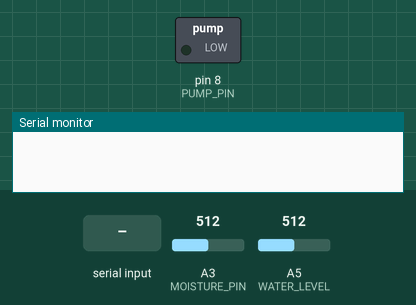
This sketch was run on a simulated Arduino Uno, built with avr-gcc and run on an emulated ATmega328P. On the bench: switched loads named in the sketch (green lamp = pin HIGH), the last lines printed to the serial monitor. The test bench sets the inputs (shaded band); at power-on: A3 (MOISTURE_PIN) = 512, A5 (WATER_LEVEL) = 512. Pins used as bus, display or sensor lines are not drawn.

Above: at 1.2 s.
1.3 s: "1" received over Serial
At 22.4 s:
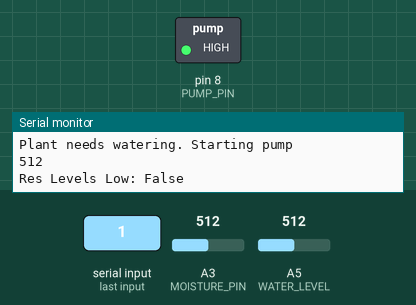
Timing chart, 0 to 28.5 s (numbered marks = the images above; inputs shaded):
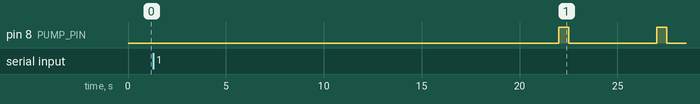

The sketch:

IOT_Sec_Project.ino.ino
```cpp
//DATA LINES
#define WATER_LEVEL         A5
#define MOISTURE_PIN        A3

//POWER LINES
#define WATER_SENS_POWER    7
#define MOISTURE_POWER      4
#define PUMP_PIN            8

//USER DEFINED THRESHOLDS
#define RES_LEVEL_THRESHOLD 250
#define MOISTURE_THRESHOLD  500

//SERIAL SETUP
#define BAUD_RATE           115200
#define SEND_DATA           "5"

//MOISTURE CAPTURE DELAY TIMEOUT/SETUP
unsigned long previousCaptureTime = millis();
#define CAPTURE_DELAY 20000//Every 20 seconds

//PING TIMEOUT SETUP
#define PING_DELAY 5000
unsigned long previousPingTime = millis();

void setup() {
  //PIN MODES

  //OUTPUTS
  pinMode(WATER_SENS_POWER,   OUTPUT);
  pinMode(MOISTURE_POWER,     OUTPUT);
  pinMode(PUMP_PIN,           OUTPUT);

  //INPUTS
  pinMode(WATER_LEVEL,        INPUT);
  pinMode(MOISTURE_PIN,       INPUT);

  //DEFAULTS
  digitalWrite(WATER_SENS_POWER,  LOW);
  digitalWrite(MOISTURE_POWER,    LOW);
  digitalWrite(PUMP_PIN,          LOW);

  //Serial SETUP
  Serial.begin(BAUD_RATE);
  Serial.setTimeout(10);
}
/*
//============================================\\

  Every X mins check moisture

    IF LOW:
      TURN ON PUMP
      CHECK RES LEVEL
        IF RES LEVEL LOW:
          ALERT USER
        IF RES LEVEL HIGH:
          NOTHING

    IF HIGH:
      NOTHING


  IF RASP PI PING ARDUINO:
    Check moisture & send results to user
        AFTER DATA SENT:
          CHECK MOISTURE LOGIC


\\=============================================//
*/

/*
FUNCTION:
* To avoid constant pinging that could destroy logic I implemented a ping timeout.
* User can only ping the arduino every PING_DELAY milliseconds.
*
RETURN VALUES:
  - True  =>   If PING_DELAY milliseconds HAS passed since last ping.
  - False =>   If PING_DELAY milliseconds HAS NOT passed since last ping.
*/

bool Allow_Ping(){
  unsigned long timeNow = millis();
  if((timeNow - previousPingTime) > PING_DELAY){
    previousPingTime += PING_DELAY;
    return true;
  } else {
    return false;
  }
}


/*
FUNCTION:
* This is a check to see if CAPTURE_DELAY milliseconds has passed.
* If so the system will check the moisture.
*
RETURN VALUES:
  - True  => CAPTURE_DELAY milliseconds HAS passed
  - False => CAPTURE_DELAY milliseconds HAS NOT passed
*/
bool Time_To_Check_Moisture(){
  unsigned long timeNow = millis();
  if(timeNow - previousCaptureTime > CAPTURE_DELAY){
    previousCaptureTime += CAPTURE_DELAY;
    return true;
  } else {
    return false;
  }
}


/*
FUNCTION:
* Will read the current moisture level and return it.

RETURN VALUES:
  0 through 1024 based on moisture.
    - 0    => moist
    - 1024 => dry
*/
int Capture_Moisture(){

  digitalWrite(MOISTURE_POWER, HIGH);

  delay(500);

  int current_moisture = analogRead(MOISTURE_PIN);

  digitalWrite(MOISTURE_POWER, LOW);

  return current_moisture;
}

/*
FUNCTION:
* Will check the pump res level.

RETURN VALUES:
  False - If pump levels is greater than the refill threshold
  True - If pump levels are less than refill threshold

TODO:
* CHANGE TO INTERRUPT
* If this is executing and the user pings to read moisture, it will miss the request since this
* (and every other delay) halts code execution. Again, super inefficent, maybe I will change it later.
*/

bool Res_Levels_Low(){
  bool status = false;

  //Turn sensor on
  digitalWrite(WATER_SENS_POWER, HIGH);

  //Delay of a second <= Turn this to an interrupt somehow so we don't stop running
  delay(1000);

  //Reads Water level sensor and compares it to the threshold we set
  if(analogRead(WATER_LEVEL) < RES_LEVEL_THRESHOLD){
    //If lower than threshold we have to refill
    status = true;
  }

  //Turns sensor off
  digitalWrite(WATER_SENS_POWER, LOW);

  return status;

}

/*
FUNCTION:
* Will constantly refill until moisture is above a threshold
* Refills for a half second interval
* Waits for water to drain to the bottom
* Reads it again, and determines if soil needs more water ot not
*
RETURN VALUES:
  Void

TODO:
* CHANGE TO INTERRUPT
* If this is executing and the user pings to read moisture, it will miss the request since this
* (and every other delay) halts code execution. Again, super inefficent, maybe I will change it later.
*/

void Water_Plant(){
  int current_moisture = 1024;
  bool res_levels_low = false;

  do {
    current_moisture = Capture_Moisture();
    res_levels_low = Res_Levels_Low();

    if(res_levels_low){
      Serial.println("Failed to water plant.");
      Serial.println("Reason: Res levls too low.");
      return;
    }

//###################DEBUG######################\\
    Serial.print("Moisture Level: ");
    Serial.println(current_moisture);

    Serial.print("Res Levels Low: ");

    if(!res_levels_low){
        Serial.println("False");
    } else {
      Serial.println("True");
    }
//##############END OF DEGUG#################//

    digitalWrite(PUMP_PIN, HIGH);
    delay(500);
    digitalWrite(PUMP_PIN, LOW);
    delay(3000);
  }while(current_moisture > MOISTURE_THRESHOLD);

  Serial.println("Plant watered successfully.");
}


/*
 * TODO: CHECK PUMP LEVELS WHILE WATERING.
 *
 * Explanation:
 *      PUMP MIGHT RUN DRY IN THE MIDDLE OF THE WATERING
 *      THUS WILL NEVER GET MOISTURE ABOVE THRESHOLD
 *      FOREVER RUNNING PUMP AT 0.5s INTERVALS
 */

void loop() {
  int current_moisture = 0;

  //If there is an input detected on the serial buffer
  if(Serial.available()){
    //Ping timeout of PING_DELAY ms
    // Default: 5 seconds => 5000ms
      if(Allow_Ping()){
        String task = Serial.readString();
        Serial.println("USER PINGS");

        //Check Moisture and send results to user
        if(task == SEND_DATA){
          current_moisture = Capture_Moisture();
          Serial.print("From user: ");
          Serial.println(current_moisture);

          //Does the plant need to be watered?
          if(current_moisture > MOISTURE_THRESHOLD){
            //If moisture is less than the threshold water plant
            Water_Plant();

            //After watering the plant, does it need to be refilled?
            if(Res_Levels_Low()){
              Serial.println("Alert User Pump is low");
            }
          }
        }
     }
  }

  /*This will run every hour and is independent of the user
  *Example:
  * If the user pings it to run at 56 mins, this will run 4 mins later.
  * This is an ineffecient way of doing things, maybe I will change it.
  */

  if(Time_To_Check_Moisture()){
    current_moisture = Capture_Moisture();
    Serial.print("TIME TO CHECK: ");
    Serial.println(current_moisture);

    //Start pump?
    if(current_moisture > MOISTURE_THRESHOLD){
      Serial.println("Plant needs watering. Starting pump");
      Water_Plant();


      //Check pump levels
      if(Res_Levels_Low()){
        Serial.println("Alert User Pump is low");
      }
    }
  }
}
```
